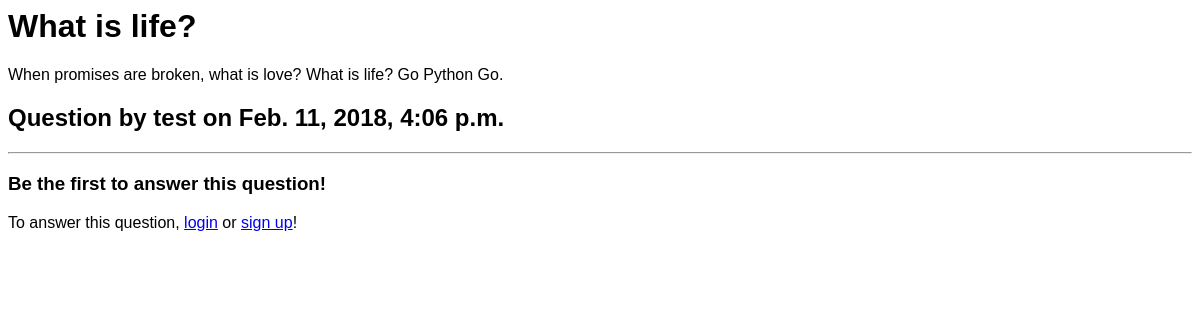
/questions/1/, run on an earlier commit of the app's database.
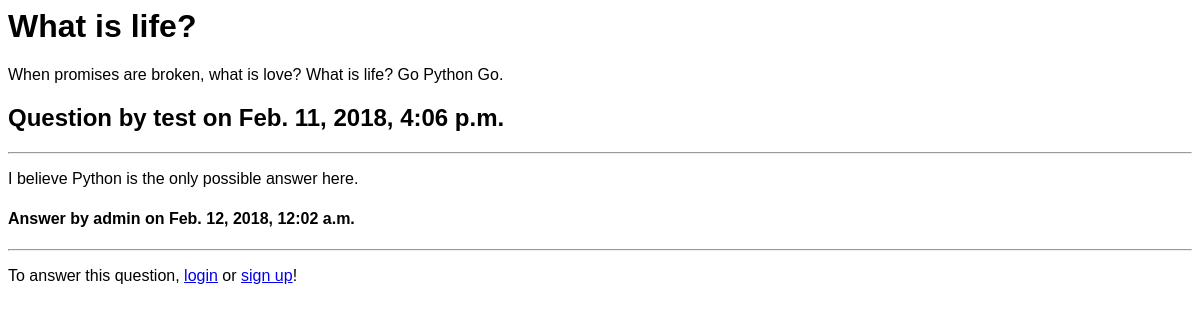
And on a later commit of the database.
### qa_web/models.py (models this page shows)
class Post(models.Model):
    content = models.TextField(null=True)
    owner = models.ForeignKey(settings.AUTH_USER_MODEL, null= True, on_delete=models.SET_NULL)
    creation_date = models.DateTimeField(auto_now_add=True)
    upvotes = models.IntegerField(default=0)
    downvotes = models.IntegerField(default=0)
    class Meta:
        abstract = True

class Answers(Post):
    question = models.ForeignKey(Questions, null=True, on_delete=models.CASCADE)
    correct_answer = models.BooleanField(default = False)

class User(AbstractUser):
    pass

### qa_web/views.py (the view)
# urls.py: path('questions/<int:id_>/', views.answers, name='answers'),
def answers(request, id_):
    q = get_object_or_404(Questions, pk=id_)
    if request.method == 'POST' and 'answer_form' in request.POST: #Update's database when somebody answers a question
        form = AnswersForm(request.POST)
        if form.is_valid():
            Answers.objects.create(content=request.POST['content'], owner=request.user, question=q)
    elif request.method == 'POST' and 'deselect' in request.POST:  #Update's database when somebody deselects best answer.
        updateAnswer = Answers.objects.get(question=q, correct_answer=True)
        updateAnswer.correct_answer = False;
        updateAnswer.save();
    elif request.method == 'POST': #Update's database when somebody selects a best answer.
        answer_id = [int(key.replace('select_', '')) for key in request.POST.keys() if key.startswith('select_')]
        if answer_id:
            updateAnswer = Answers.objects.get(id = answer_id[0])
            updateAnswer.correct_answer = True;
            updateAnswer.save();
    q_answers = Answers.objects.filter(question=q, correct_answer=False)
    q_best_answer = Answers.objects.filter(question=q, correct_answer=True)
    if (len(q_best_answer) > 0):
        q_best_answer = q_best_answer.last()
    return render(request, 'qa_web/answerspage.html', {'currentQuestion': q, 'answers': q_answers, 'bestAnswer': q_best_answer})

### qa_web/templates/qa_web/answerspage.html (shortened to what this page needs)
{% load static %}
<html>
  <head>
    <link rel="stylesheet" href="{% static 'css/pagedown.css' %}" />
    <link rel="stylesheet" href="{% static 'css/base.css' %}" />
  </head>
  <body>
  <div id="question">
      <h1>{{ currentQuestion.title }}</h1>
      <p>{{ currentQuestion.content }}</p>
      <h2>Question by {{ currentQuestion.owner }} on {{ currentQuestion.creation_date }}</h2>
      <hr>
  </div>
  <div id="answers">
  {% for answer in answers %}
      <form id="select{{ answer.id }}_form" method="post">
          <p>{{ answer.content }}</p>
          <h4>Answer by {{ answer.owner }} on {{ answer.creation_date }}</h4>
          <hr>
      </form>
  {% empty %}
    <h3>Be the first to answer this question!</h3>
  {% endfor %}
  </div>
  {% if user.is_authenticated %}
    <form id="answer_form" method="post">
        {% csrf_token %}
        <div id="wmd-button-bar"></div>
        <textarea id="wmd-input" name="content" class="wmd-input"></textarea>
        <div id="wmd-preview" class="wmd-panel wmd-preview"></div>
        <input type="submit" name="answer_form" value="Submit your answer"/>
    </form>
  {% else %}
   <p>To answer this question, <a href="/login">login</a> or <a href="/signup">sign up</a>!</p>
  {% endif %}
  </body>
</html>

What changed in the data, as far as the page shows it:
added Answers: content "I believe Python is the only possible answer here.", owner "admin", creation_date "Feb. 12, 2018, 12:02 a.m."
Also different on the page:
text no longer shown: "Be the first to answer this question!"
